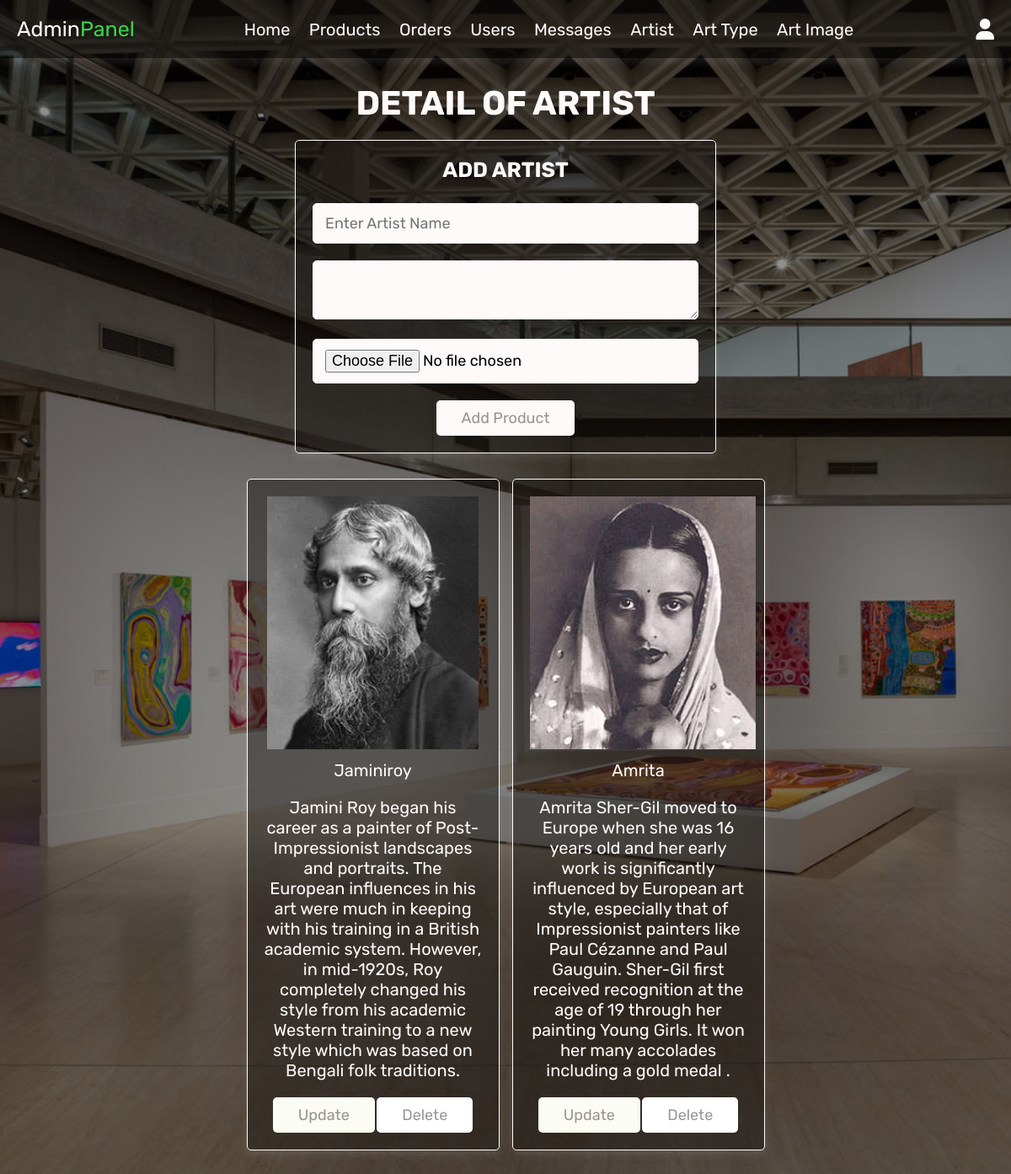
/artist.php (signed in), run on the app's committed database.
### tables this page shows
CREATE TABLE `artist` (
  `id` int(10) NOT NULL,
  `artist_name` varchar(15) NOT NULL,
  `description` varchar(500) NOT NULL,
  `artist_image` varchar(20) NOT NULL
);

### artist.php (the view, shortened to what this page needs)
<?php
include 'config.php';
?>
<!DOCTYPE html>
<html lang="en">
<head>
   <link rel="stylesheet" href="https://cdnjs.cloudflare.com/ajax/libs/font-awesome/6.0.0/css/all.min.css">
   <link rel="stylesheet" href="css/admin_style.css">
</head>
<body>
<?php include 'admin_header.php'; ?>
<section class="add-products">
   <h1 class="title">Detail Of Artist</h1>
   <form action="" method="post" enctype="multipart/form-data">
      <h3 >Add Artist</h3>
      <input type="text" name="name" class="box" placeholder="Enter Artist Name" required required pattern="[A-Za-z]+" title="only alphabet character is allowed" class="box">
      <textarea  name="price" class="box" placeholder="Enter Artist Detail"  required>
        </textarea>
      <input type="file" name="image" accept="image/jpg, image/jpeg, image/png" class="box" required>
      <input type="submit" value="Add Product" name="add_product" class="btn">
   </form>
</section>
<section class="show-products">
   <div class="box-container">
      <?php
         $select_products = mysqli_query($conn, "SELECT * FROM `artist`") or die('query failed');
         if(mysqli_num_rows($select_products) > 0){
            while($fetch_products = mysqli_fetch_assoc($select_products)){
      ?>
      <div class="box">
         <img src="images/<?php echo $fetch_products['artist_image']; ?>" alt="">
         <div class="name"><?php echo $fetch_products['artist_name']; ?></div>
         <div class="name"><?php echo $fetch_products['description']; ?></div>
         <a href="artist.php?update=<?php echo $fetch_products['id']; ?>" class="option-btn">Update</a>
         <a href="artist.php?delete=<?php echo $fetch_products['id']; ?>" class="delete-btn" onclick="return confirm('delete this product?');">Delete</a>
      </div>
      <?php
         }
      }else{
         echo '<p class="empty">No Products Added Yet!</p>';
      }
      ?>
   </div>
</section>
</body>
</html>

### css/admin_style.css (style rules this page uses)
:root { --purple:#010101; --red:#e5f017; --orange:#fbfcf3; --black:#fffafa; --white:#14120f70; --light-color:#f0e0e0; --light-white:#cccccc; --light-bg:#fffafa; --border:.1rem solid var(--black); --box-shadow:0 .5rem 1rem rgba(255, 255, 255, 0.1); }
* { font-family: 'Rubik', sans-serif; margin:0; padding:0; box-sizing: border-box; outline: none; border:none; text-decoration: none; transition:all .2s linear; }
html { font-size: 62.5%; overflow-x: hidden; }
body { background-image:linear-gradient(to right,rgba(0, 0, 0, 0.43),rgba(0, 0, 0, 0.437)),url(../images/18.jpg); background-position: center; background-size: cover; }
section { padding:3rem 2rem; }
.title { text-align: center; margin-bottom: 2rem; text-transform: uppercase; color:var(--black); font-size: 4rem; }
.btn, .option-btn, .delete-btn, .white-btn { display: inline-block; margin-top: 1rem; padding:1rem 3rem; cursor: pointer; color:var(--white); font-size: 1.8rem; border-radius: .5rem; text-transform: capitalize; }
.white-btn, .btn { background-color: var(--light-bg); }
.option-btn { background-color: var(--orange); }
.delete-btn { background-color: white; }
.add-products form { background-color: var(--white); border-radius: .5rem; padding:2rem; text-align: center; box-shadow: var(--box-shadow); border:var(--border); max-width: 50rem; margin:0 auto; }
.add-products form h3 { font-size: 2.5rem; text-transform: uppercase; color:var(--black); margin-bottom: 1.5rem; }
.add-products form .box { width: 100%; background-color: var(--light-bg); border-radius: .5rem; margin:1rem 0; padding:1.2rem 1.4rem; color:black; font-size: 1.8rem; border:var(--border); }
.show-products .box-container { display: grid; grid-template-columns: repeat(auto-fit, 30rem); justify-content: center; gap:1.5rem; max-width: 1200px; margin:0 auto; align-items: flex-start; }
.show-products { padding-top: 0; }
.show-products .box-container .box { text-align: center; padding:2rem; border-radius: .5rem; border:var(--border); box-shadow: var(--box-shadow); background-color: var(--white); }
.show-products .box-container .box img { height: 30rem; }
.show-products .box-container .box .name { padding:1rem 0; font-size: 2rem; color:var(--black); }

### data on the page
artist: artist_image (picture), artist_name "Jaminiroy", description "Jamini Roy began his career as a painter of Post-Impressionist landscapes and portraits. The European influences in his art were much in keeping with his training in a British academic system. However, in mid-1920s, Roy completely changed his style from his academic Western training to a new style which was based on Bengali folk traditions."
artist: artist_image (picture), artist_name "Amrita", description "Amrita Sher-Gil moved to Europe when she was 16 years old and her early work is significantly influenced by European art style, especially that of Impressionist painters like Paul Cézanne and Paul Gauguin. Sher-Gil first received recognition at the age of 19 through her painting Young Girls. It won her many accolades including a gold medal ."
